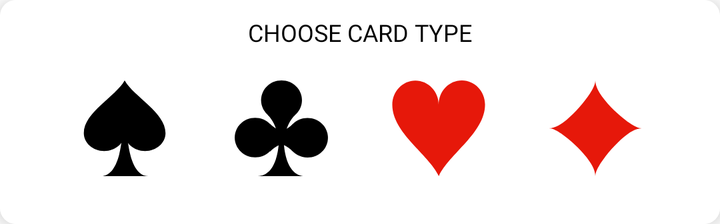
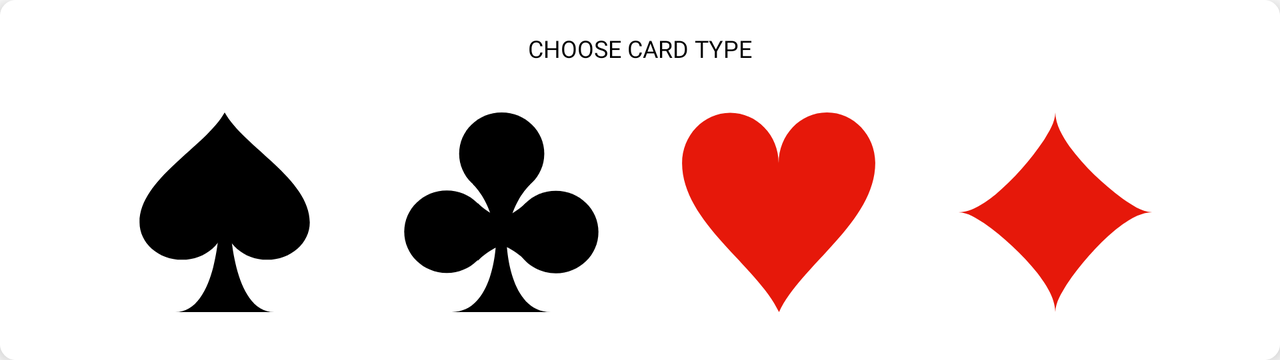

Two renders of one Android screen. The first uses the default layout on a phone; the second uses the alternative layout the repository ships for a different screen configuration, on a matching device. The two XML files are below.
<!-- AndroidManifest.xml: application theme Theme.GamesHub -->
<!-- res/layout/fragment_card_types.xml -->
<?xml version="1.0" encoding="utf-8"?>
<com.google.android.material.card.MaterialCardView xmlns:android="http://schemas.android.com/apk/res/android"
    xmlns:app="http://schemas.android.com/apk/res-auto"
    xmlns:tools="http://schemas.android.com/tools"
    android:id="@+id/choose_card_type"
    android:layout_width="match_parent"
    android:layout_height="wrap_content"
    app:cardCornerRadius="8dp"
    app:cardElevation="5dp">

    <androidx.constraintlayout.widget.ConstraintLayout
        android:layout_width="match_parent"
        android:layout_height="wrap_content"
        android:background="@color/white"
        android:paddingStart="16dp"
        android:paddingTop="0dp"
        android:paddingEnd="16dp"
        android:paddingBottom="16dp">

        <TextView
            android:id="@+id/cards_types_title"
            style="@style/Caption.CardsPlayGroundTitle"
            android:layout_width="wrap_content"
            android:layout_height="wrap_content"
            android:paddingTop="8dp"
            android:paddingBottom="8dp"
            android:text="@string/title_cards_types"
            android:textColor="@color/black"
            app:layout_constraintEnd_toEndOf="parent"
            app:layout_constraintStart_toStartOf="parent"
            app:layout_constraintTop_toTopOf="parent" />

        <ImageButton
            android:id="@+id/suit_spade"
            android:layout_width="0dp"
            android:layout_height="64dp"
            android:background="?attr/selectableItemBackground"
            android:clickable="true"
            android:contentDescription="Spade"
            android:focusable="true"
            android:padding="8dp"
            android:scaleType="fitXY"
            app:layout_constraintBottom_toBottomOf="parent"
            app:layout_constraintDimensionRatio="1:1"
            app:layout_constraintEnd_toStartOf="@+id/suit_club"
            app:layout_constraintHorizontal_bias="0.5"
            app:layout_constraintStart_toStartOf="parent"
            app:layout_constraintTop_toBottomOf="@id/cards_types_title"
            android:src="@drawable/suit_spade" />

        <ImageButton
            android:id="@+id/suit_club"
            android:layout_width="0dp"
            android:layout_height="64dp"
            android:background="?attr/selectableItemBackground"
            android:clickable="true"
            android:contentDescription="Club"
            android:focusable="true"
            android:padding="8dp"
            android:scaleType="fitXY"
            android:src="@drawable/suit_club"
            app:layout_constraintDimensionRatio="1:1"
            app:layout_constraintEnd_toStartOf="@+id/suit_heart"
            app:layout_constraintHorizontal_bias="0.5"
            app:layout_constraintStart_toEndOf="@+id/suit_spade"
            app:layout_constraintTop_toBottomOf="@id/cards_types_title" />

        <ImageButton
            android:id="@+id/suit_heart"
            android:layout_width="0dp"
            android:layout_height="64dp"
            android:background="?attr/selectableItemBackground"
            android:clickable="true"
            android:contentDescription="Heart"
            android:focusable="true"
            android:padding="8dp"
            android:scaleType="fitXY"
            android:src="@drawable/suit_heart"
            app:layout_constraintDimensionRatio="1:1"
            app:layout_constraintEnd_toStartOf="@+id/suit_diamond"
            app:layout_constraintHorizontal_bias="0.5"
            app:layout_constraintStart_toEndOf="@+id/suit_club"
            app:layout_constraintTop_toBottomOf="@id/cards_types_title" />

        <ImageButton
            android:id="@+id/suit_diamond"
            android:layout_width="0dp"
            android:layout_height="64dp"
            android:background="?attr/selectableItemBackground"
            android:clickable="true"
            android:contentDescription="Diamond"
            android:focusable="true"
            android:padding="8dp"
            android:scaleType="fitXY"
            android:src="@drawable/suit_diamond"
            app:layout_constraintDimensionRatio="1:1"
            app:layout_constraintEnd_toEndOf="parent"
            app:layout_constraintHorizontal_bias="0.5"
            app:layout_constraintStart_toEndOf="@+id/suit_heart"
            app:layout_constraintTop_toBottomOf="@id/cards_types_title" />

    </androidx.constraintlayout.widget.ConstraintLayout>

</com.google.android.material.card.MaterialCardView>
<!-- resources referenced by this layout -->
<resources>
  <color name="black">#FF000000</color>
  <color name="white">#FFFFFFFF</color>
  <!-- drawable suit_diamond (drawable) -->
  <vector android:autoMirrored="true" android:height="100dp"
      android:viewportHeight="100" android:viewportWidth="100"
      android:width="100dp" xmlns:android="http://schemas.android.com/apk/res/android">
      <path android:fillColor="#E6180A" android:pathData="M50,50C66.121,50 82.242,50 98.363,50C92.855,49.754 88.168,46.19 83.741,43.244C73.797,35.743 64.484,27.141 57.128,17.078C53.696,12.015 50.091,6.322 50,0M98.363,50C91.373,50.22 85.403,54.668 80.076,58.772C70.661,66.675 62.513,76.077 55.636,86.253C53.111,90.466 50.139,94.931 50,100C50,83.331 50,66.669 50,50M50,100C49.761,92.557 45.227,86.108 40.945,80.353C33.312,70.844 24.27,62.431 14.32,55.397C10.453,52.985 6.348,50.116 1.637,50C17.758,50 33.879,50 50,50M1.637,50C8.627,49.78 14.597,45.334 19.924,41.234C29.339,33.325 37.487,23.923 44.364,13.747C46.889,9.534 49.858,5.069 50,0C50,16.669 50,33.331 50,50"/>
  </vector>
  <!-- drawable suit_heart (drawable) -->
  <vector xmlns:android="http://schemas.android.com/apk/res/android"
      android:width="100dp"
      android:height="100dp"
      android:viewportWidth="100"
      android:viewportHeight="100">
    <path
        android:pathData="M98.3,25.252C98.237,54.912 61.083,76.511 50.189,100C39.169,76.574 1.952,55.164 1.701,25.504C1.638,11.524 12.469,0.126 25.756,0.126C39.106,0.126 50,11.398 50,25.378C50,11.335 60.768,0 74.055,0C87.406,-0.063 98.237,11.272 98.3,25.252Z"
        android:fillColor="#E6180A"/>
  </vector>
  <!-- drawable suit_spade (drawable) -->
  <vector android:autoMirrored="true" android:height="100dp"
      android:viewportHeight="100" android:viewportWidth="100"
      android:width="100dp" xmlns:android="http://schemas.android.com/apk/res/android">
      <path android:fillColor="#000000" android:pathData="M25.284,100C35.813,100 41.362,88.777 44.262,77.554C47.163,66.33 47.415,55.107 47.415,55.107L52.774,55.044C52.774,55.044 53.783,100 74.842,100L25.284,100Z"/>
      <path android:fillColor="#000000" android:pathData="M7.44,55.044C7.503,33.165 40.353,17.276 50,0C59.647,17.339 92.497,33.228 92.56,55.044C92.56,65.385 83.039,73.77 71.248,73.77C59.521,73.77 50,65.385 50,55.044C50,65.385 40.479,73.77 28.689,73.77C16.898,73.77 7.44,65.385 7.44,55.044Z"/>
  </vector>
  <string name="title_cards_types">Choose card type</string>
  <style name="Caption.CardsPlayGroundTitle">
          <item name="android:textColor">@color/white</item>
          <item name="textAllCaps">true</item>
      </style>
  <style name="Theme.GamesHub" parent="Theme.MaterialComponents.Light.NoActionBar">
          <item name="colorPrimaryVariant">@color/background_light</item>
          
          <item name="android:windowDrawsSystemBarBackgrounds">true</item>
          <item name="android:statusBarColor">?attr/colorPrimaryVariant</item>
          
      </style>
  <color name="background_light">#FFFFF8F5</color>
  <!-- some entries are left out for length -->
</resources>
<!-- res/layout-land/fragment_card_types.xml (the repository's variant of the layout above) -->
<!-- drawn on the phone turned sideways -->
<?xml version="1.0" encoding="utf-8"?>
<com.google.android.material.card.MaterialCardView xmlns:android="http://schemas.android.com/apk/res/android"
    xmlns:app="http://schemas.android.com/apk/res-auto"
    android:layout_width="match_parent"
    android:layout_height="wrap_content"
    android:id="@+id/choose_card_type"
    app:cardCornerRadius="8dp"
    app:cardElevation="5dp">

    <androidx.constraintlayout.widget.ConstraintLayout
        android:layout_width="match_parent"
        android:layout_height="wrap_content"
        android:background="@color/white"
        android:paddingStart="32dp"
        android:paddingTop="0dp"
        android:paddingEnd="32dp"
        android:paddingBottom="16dp">

        <TextView
            android:id="@+id/cards_types_title"
            style="@style/Caption.CardsPlayGroundTitle"
            android:layout_width="wrap_content"
            android:layout_height="wrap_content"
            android:paddingTop="16dp"
            android:paddingBottom="16dp"
            android:text="@string/title_cards_types"
            android:textColor="@color/black"
            app:layout_constraintEnd_toEndOf="parent"
            app:layout_constraintStart_toStartOf="parent"
            app:layout_constraintTop_toTopOf="parent" />

        <ImageButton
            android:id="@+id/suit_spade"
            android:layout_width="0dp"
            android:layout_height="wrap_content"
            android:background="?attr/selectableItemBackground"
            android:clickable="true"
            android:contentDescription="Spade"
            android:focusable="true"
            android:minHeight="48dp"
            android:padding="8dp"
            android:scaleType="fitXY"
            android:src="@drawable/suit_spade"
            app:layout_constraintDimensionRatio="1:1"
            app:layout_constraintEnd_toStartOf="@+id/suit_club"
            app:layout_constraintHorizontal_bias="0.5"
            app:layout_constraintStart_toStartOf="parent"
            app:layout_constraintTop_toBottomOf="@id/cards_types_title" />

        <ImageButton
            android:id="@+id/suit_club"
            android:layout_width="0dp"
            android:layout_height="wrap_content"
            android:background="?attr/selectableItemBackground"
            android:clickable="true"
            android:contentDescription="Spade"
            android:focusable="true"
            android:minHeight="48dp"
            android:padding="8dp"
            android:scaleType="fitXY"
            android:src="@drawable/suit_club"
            app:layout_constraintDimensionRatio="1:1"
            app:layout_constraintEnd_toStartOf="@+id/suit_heart"
            app:layout_constraintHorizontal_bias="0.5"
            app:layout_constraintStart_toEndOf="@+id/suit_spade"
            app:layout_constraintTop_toBottomOf="@id/cards_types_title" />

        <ImageButton
            android:id="@+id/suit_heart"
            android:layout_width="0dp"
            android:layout_height="wrap_content"
            android:background="?attr/selectableItemBackground"
            android:clickable="true"
            android:contentDescription="Spade"
            android:focusable="true"
            android:minHeight="48dp"
            android:padding="8dp"
            android:scaleType="fitXY"
            android:src="@drawable/suit_heart"
            app:layout_constraintDimensionRatio="1:1"
            app:layout_constraintEnd_toStartOf="@+id/suit_diamond"
            app:layout_constraintHorizontal_bias="0.5"
            app:layout_constraintStart_toEndOf="@+id/suit_club"
            app:layout_constraintTop_toBottomOf="@id/cards_types_title" />

        <ImageButton
            android:id="@+id/suit_diamond"
            android:layout_width="0dp"
            android:layout_height="wrap_content"
            android:background="?attr/selectableItemBackground"
            android:clickable="true"
            android:contentDescription="Spade"
            android:focusable="true"
            android:minHeight="48dp"
            android:padding="8dp"
            android:scaleType="fitXY"
            android:src="@drawable/suit_diamond"
            app:layout_constraintDimensionRatio="1:1"
            app:layout_constraintEnd_toEndOf="parent"
            app:layout_constraintHorizontal_bias="0.5"
            app:layout_constraintStart_toEndOf="@+id/suit_heart"
            app:layout_constraintTop_toBottomOf="@id/cards_types_title" />

    </androidx.constraintlayout.widget.ConstraintLayout>

</com.google.android.material.card.MaterialCardView>
